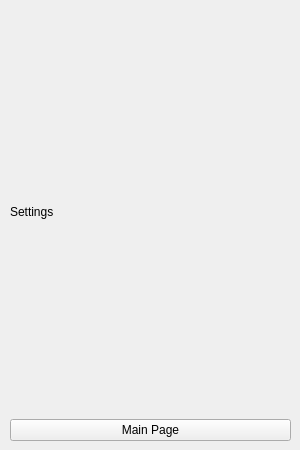
<?xml version="1.0" encoding="UTF-8"?>
<ui version="4.0">
 <class>Form</class>
 <widget class="QWidget" name="Form">
  <property name="geometry">
   <rect>
    <x>0</x>
    <y>0</y>
    <width>300</width>
    <height>450</height>
   </rect>
  </property>
  <property name="windowTitle">
   <string>Form</string>
  </property>
  <widget class="QWidget" name="gridLayoutWidget">
   <property name="geometry">
    <rect>
     <x>10</x>
     <y>10</y>
     <width>281</width>
     <height>431</height>
    </rect>
   </property>
   <layout class="QGridLayout" name="gridLayout">
    <item row="0" column="0">
     <widget class="QLabel" name="label">
      <property name="text">
       <string>Settings</string>
      </property>
     </widget>
    </item>
    <item row="1" column="0">
     <widget class="QPushButton" name="btnChangePage">
      <property name="text">
       <string>Main Page</string>
      </property>
     </widget>
    </item>
   </layout>
  </widget>
 </widget>
 <resources/>
 <connections/>
</ui>
